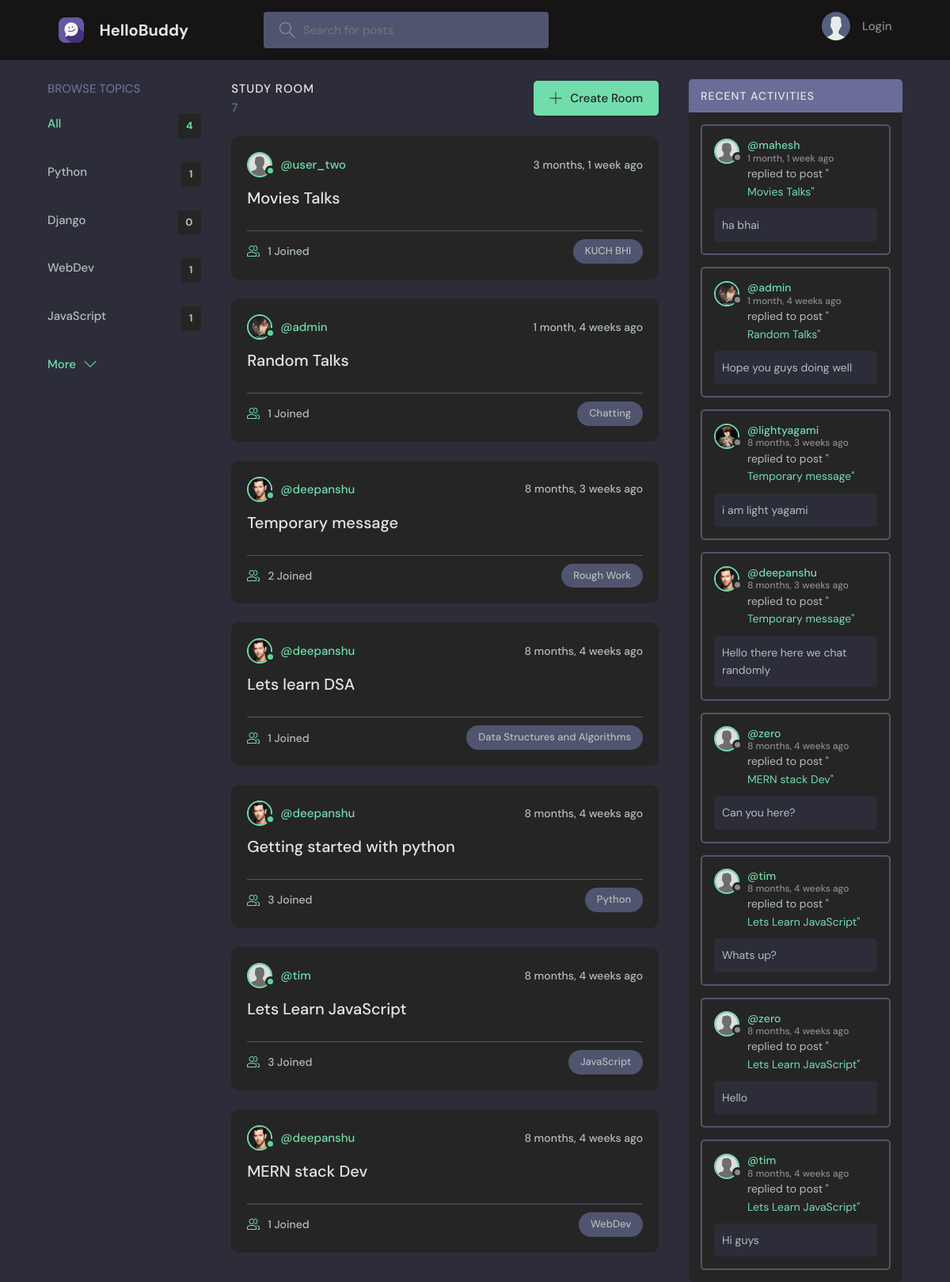
The page / on the database its author committed.
### base/models.py (models this page shows, shortened)
class Topic(models.Model):
    name=models.CharField(max_length=200)

class Room(models.Model):
    host=models.ForeignKey(User,on_delete=models.SET_NULL,null=True)
    topic=models.ForeignKey(Topic,on_delete=models.SET_NULL,null=True) #topics have mulitple room but room have single topic
    name=models.CharField(max_length=200)
    description=models.TextField(null=True,blank=True) #Means db cant have model here without this value havingsomehing in it os it cant be blank
    participants=models.ManyToManyField(User,related_name='participants',blank=True)
    updated=models.DateTimeField(auto_now=True)
    created=models.DateTimeField(auto_now_add=True) #Initial time stamp
    class Meta:
        ordering=['-updated','-created']
    def __str__(self):
        return self.name

class Profile(models.Model):
    user = models.OneToOneField(User, on_delete=models.CASCADE)
    avatar = models.ImageField(default='default.jpg', upload_to='profile_images')
    bio = models.TextField()

class Message(models.Model):
    user=models.ForeignKey(User,on_delete=models.CASCADE)
    room=models.ForeignKey(Room,on_delete=models.CASCADE)#specify parent name for relationship CASCADE=when parents delete simply dlt all the message in the room
    body=models.TextField()
    updated=models.DateTimeField(auto_now=True)
    created=models.DateTimeField(auto_now_add=True)
    class Meta:
        ordering=['-updated','-created']

### base/views.py (the view)
# urls.py: path('',views.home,name="home"), #require 3 para endpoint then we go to views.py and name a view to name for reference
def home(request):
    q=request.GET.get('q')if request.GET.get('q')!=None else ''
    rooms=Room.objects.filter(
        Q(topic__name__icontains=q)|
        Q(name__icontains=q)|
        Q(description__icontains=q)
        )
    topics=Topic.objects.all()[0:4]
    room_count=rooms.count()
    room_messages=Message.objects.filter(Q(room__topic__name__icontains=q))
    context={'rooms':rooms,'topics':topics,'room_count':room_count,'room_messages':room_messages}
    return render(request,'base/home.html',context)

### base/templates/base/home.html (shortened to what this page needs)
{% extends 'main.html' %}
{% block content %}
<main class="layout layout--3">
      <div class="container">
        {% include 'base/topics_component.html' %}
        <div class="roomList">
          <div class="roomList__header">
          <div>
              <h2>Study Room</h2>
              <p>{{room_count}}</p>
            </div>
            <a class="btn btn--main" href="{% url 'create-room' %}">
              <svg version="1.1" xmlns="http://www.w3.org/2000/svg" width="32" height="32" viewBox="0 0 32 32">
                <title>add</title>
                <path
                  d="M16.943 0.943h-1.885v14.115h-14.115v1.885h14.115v14.115h1.885v-14.115h14.115v-1.885h-14.115v-14.115z"
                ></path>
              </svg>
              Create Room
            </a>
          </div>
          {% include 'base/feed_components.html' %}
        </div>
        {% include 'base/activity_component.html' %}
      </div>
    </main>
{% endblock %}

### base/templates/base/topics_component.html
<div class="topics">
          <div class="topics__header">
            <h2>Browse Topics</h2>
          </div>
          <ul class="topics__list">
            <li>
              <a href="{% url 'home' %}" class="active">All <span>{{topics.count}}</span></a>
            </li>
            {% for topic in topics %}
            <li>
              <a href="{% url 'home' %}?q={{topic.name}}">{{topic.name}} <span>{{topic.room_set.all.count}}</span></a>
            </li>
             {% endfor %}
          </ul>
          <a class="btn btn--link" href="{% url 'topics' %}">
            More
            <svg version="1.1" xmlns="http://www.w3.org/2000/svg" width="32" height="32" viewBox="0 0 32 32">
              <title>chevron-down</title>
              <path d="M16 21l-13-13h-3l16 16 16-16h-3l-13 13z"></path>
            </svg>
          </a>
        </div>

### base/templates/base/feed_components.html (shortened to what this page needs)
{% for room in rooms %}
{% load static %}
<div class="roomListRoom">
    <div class="roomListRoom__header">
        <a href="{% url 'user-profile' room.host.id %}" class="roomListRoom__author">
            <div class="avatar avatar--small active">
                {% if room.host.profile.avatar %}
                <img src="{{ room.host.profile.avatar.url }}" style:"height:50px; width:50px" />
                {% else %}
                <img src="{% static 'base/images/default.jpg' %}" style:"height:50px; width:50px"/>
                {% endif %}
            </div>
            <span>@{{room.host.username}}</span>
        </a>
        <div class="roomListRoom__actions">
            <span>{{room.created|timesince}} ago</span>
        </div>
    </div>
    <div class="roomListRoom__content">
        <a href="{% url 'room' room.id %}">{{room.name}}</a>
    </div>
    <div class="roomListRoom__meta">
        <a href="{% url 'room' room.id %}" class="roomListRoom__joined">
            {{room.participants.all.count}} Joined
        </a>
        <p class="roomListRoom__topic">{{room.topic.name}}</p>
    </div>
</div>
{% endfor%}

### base/templates/base/activity_component.html (shortened to what this page needs)
{% load static %}
<div class="activities">
    <div class="activities__header">
        <h2>Recent Activities</h2>
    </div>
{% for message in room_messages %}
    <div class="activities__box">
        <div class="activities__boxHeader roomListRoom__header">
            <a href="{% url 'user-profile' message.user.id %}" class="roomListRoom__author">
                <div class="avatar avatar--small">
                    {% if message.user.profile.avatar %}
                    <img src="{{ message.user.profile.avatar.url }}" style:"height:50px; width:50px" />
                    {% else %}
                    <img src="{% static 'base/images/default.jpg' %}" style:"height:50px; width:50px"/>
                    {% endif %}
                </div>
                <p>
                    @{{message.user}}
                    <span>{{message.created|timesince}} ago</span>
                </p>
            </a>
        </div>
        <div class="activities__boxContent">
            <p>replied to post "<a href="{% url 'room' message.room.id %}">{{message.room}}</a>"</p>
            <div class="activities__boxRoomContent">
                {{message.body}}
            </div>
        </div>
    </div>
{% endfor %}
</div>

### rows shown on the page
Topic: name "Python", room_set.all.count "1"
Topic: name "Django", room_set.all.count "0"
Topic: name "WebDev", room_set.all.count "1"
Topic: name "JavaScript", room_set.all.count "1"
Room: host.profile.avatar (placeholder picture), host.username "user_two", created "3 months, 1 week", name "Movies Talks", participants.all.count "1", topic.name "KUCH BHI"
Room: host.profile.avatar (picture), host.username "admin", created "1 month, 4 weeks", name "Random Talks", participants.all.count "1", topic.name "Chatting"
Room: host.profile.avatar (picture), host.username "deepanshu", created "8 months, 3 weeks", name "Temporary message", participants.all.count "2", topic.name "Rough Work"
Room: host.profile.avatar (picture), host.username "deepanshu", created "8 months, 4 weeks", name "Lets learn DSA", participants.all.count "1", topic.name "Data Structures and Algorithms"
Room: host.profile.avatar (picture), host.username "deepanshu", created "8 months, 4 weeks", name "Getting started with python", participants.all.count "3", topic.name "Python"
Room: host.username "tim", created "8 months, 4 weeks", name "Lets Learn JavaScript", participants.all.count "3", topic.name "JavaScript"
Room: host.profile.avatar (picture), host.username "deepanshu", created "8 months, 4 weeks", name "MERN stack Dev", participants.all.count "1", topic.name "WebDev"
Message: user.profile.avatar (placeholder picture), user "mahesh", created "1 month, 1 week", room "Movies Talks", body "ha bhai"
Message: user.profile.avatar (picture), user "admin", created "1 month, 4 weeks", room "Random Talks", body "Hope you guys doing well"
Message: user.profile.avatar (picture), user "lightyagami", created "8 months, 3 weeks", room "Temporary message", body "i am light yagami"
Message: user.profile.avatar (picture), user "deepanshu", created "8 months, 3 weeks", room "Temporary message", body "Hello there here we chat randomly"
Message: user.profile.avatar (placeholder picture), user "zero", created "8 months, 4 weeks", room "MERN stack Dev", body "Can you here?"
Message: user "tim", created "8 months, 4 weeks", room "Lets Learn JavaScript", body "Whats up?"
Message: user.profile.avatar (placeholder picture), user "zero", created "8 months, 4 weeks", room "Lets Learn JavaScript", body "Hello"
Message: user "tim", created "8 months, 4 weeks", room "Lets Learn JavaScript", body "Hi guys"

### other values the page prints
{{ topics.count }} "4"
{{ room_count }} "7"
